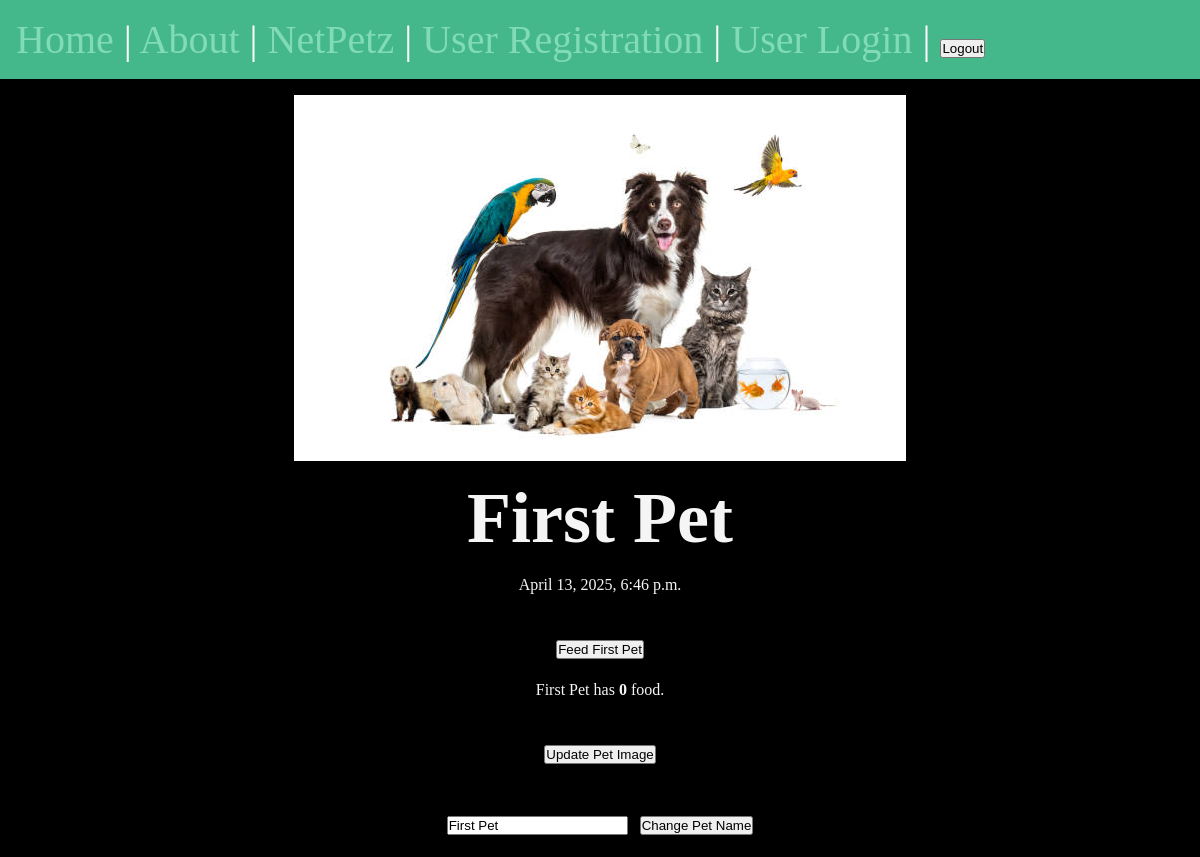
The page /netpetz/first-pet on the database its author committed.
### net_petz/models.py (models this page shows, shortened)
class Pet(models.Model):
    name = models.CharField(max_length=75)
    slug = models.SlugField()
    date = models.DateTimeField(auto_now_add=True)
    food = models.IntegerField(default=0)
    image = models.ImageField(upload_to='pet_images/', blank=True, null=True)

### net_petz/views.py (the view)
# urls.py: path('<slug:slug>', views.net_petz_page, name="page"),
def net_petz_page(request, slug):
    pet = Pet.objects.get(slug=slug)
    return render(request, 'net_petz/pet_page.html', {'pet': pet})

### net_petz/templates/net_petz/pet_page.html (shortened to what this page needs)
{% extends 'layout.html' %}
{% load static %}
{% block content %}
    <section  style="text-align:center;">
		{% if pet.image %}
            <img src="{{ pet.image.url }}" alt="{{ pet.name }}" width="400"  style="display: block; margin: 0 auto;">
        {% else %}
            <img src="{% static 'images/defaultPetImage.jpg' %}" alt="Net Pet" style="display: block; margin: 0 auto;">
        {% endif %}
        <h1>{{pet.name}}</h1>
        <p> {{pet.date}} </p>
        <form method="post" action="{% url 'pets:feed' pet.slug %}">
            <button type="submit">Feed {{ pet.name }}</button>
        </form>
        <p>{{ pet.name }} has <strong>{{ pet.food }}</strong> food.</p>
        <form method="post" enctype="multipart/form-data" action="{% url 'pets:upload' pet.slug %}" id="image-upload-form">
            <button type="button" onclick="document.getElementById('file-input').click();">Update Pet Image</button>
        </form>
        <form method="post" action="{% url 'pets:rename' pet.slug %}">
            <input type="text" name="name" value="{{ pet.name }}" required>
            <button type="submit">Change Pet Name</button>
        </form>
    </section>
{% endblock %}

### static/css/style.css (style rules this page uses)
* { margin: 0; padding: 0; box-sizing: border-box; }
body { min-height: 100vh; background-color: black; color: whitesmoke; font-size: 3rem; }
section { display: flex; flex-flow: column; gap: 1rem; }
p { font-size: 1rem; }

### rows shown on the page
Pet: name "First Pet", date "April 13, 2025, 6:46 p.m.", food "0"
